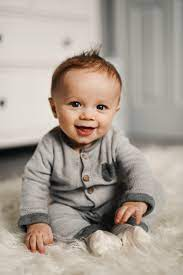
#> input picture baby_image.jpg, 183 x 275 px
$ jupyter execute baby_color_script.ipynb
#> lines starting #> are read from the running program, lines starting #| are printed output that depends on the picture; after the words box and inside, x2 and y2 are one past the last pixel; in counts of white or black regions, pixels touching at a corner belong together
[cell 1]
import cv2
import numpy as np
import matplotlib.pyplot as plt

[cell 2]
img=cv2.imread('baby_image.jpg')
#> img is the input picture: shape (275, 183, 3); mean B, G, R 148.9, 158.9, 169.8

[cell 3]
img_rgb=cv2.cvtColor(img,cv2.COLOR_BGR2RGB)
plt.figure(figsize=(20,8))
plt.imshow(img_rgb)

[cell 4]
lower = np.array([0, 48, 80], dtype = "uint8") #skin tone
upper = np.array([20, 255, 255], dtype = "uint8") #skin tone

[cell 5]
img_hsv=cv2.cvtColor(img_rgb,cv2.COLOR_RGB2HSV)
#> img_hsv: shape (275, 183, 3); mean H, S, V 18, 35, 169.9

[cell 6]
mask=cv2.inRange(img_hsv,lower,upper)
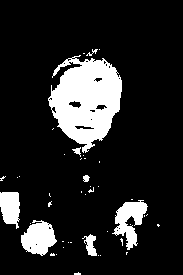
#> mask: shape (275, 183); 14.5% white; 44 white regions (36 under 20 px), largest, box (x1, y1, x2, y2) and area: (48, 55, 122, 153) 4569, (112, 200, 148, 250) 866, (21, 220, 57, 256) 860
plt.figure(figsize=(20,8))
plt.imshow(mask)

[cell 7]
res=cv2.bitwise_and(img_rgb,img_rgb,mask=mask)
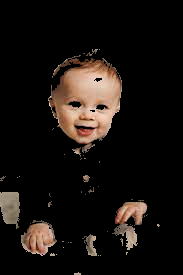
#> res: shape (275, 183, 3); mean R, G, B 24.7, 19.2, 15.8
plt.figure(figsize=(20,8))
plt.imshow(res)

[cell 8]
res.shape
#> Out = (275, 183, 3)

[cell 9]
r,g,b=res[100,100] #get a particular r g b value of pixel
#> r = 197; g = 148; b = 107

[cell 10]
print(f'RGB VALUE: \n{r}\n' f'{g}\n' f'{b}')
#| RGB VALUE:
#| 197
#| 148
#| 107
